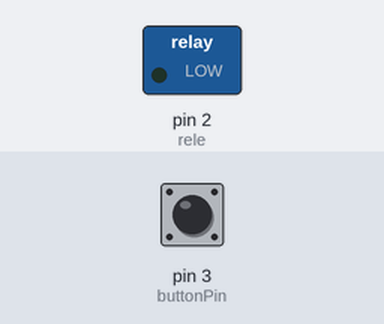
This sketch was run on a simulated Arduino Uno, built with avr-gcc and run on an emulated ATmega328P. Parts: switched loads named in the sketch (green lamp = pin HIGH). The test bench sets the inputs (shaded band); at power-on: pin 3 (buttonPin) LOW.

Above: at 1.2 s.
1.3 s: pin 3 (buttonPin) pulled HIGH for 0.15 s
At 2.6 s:
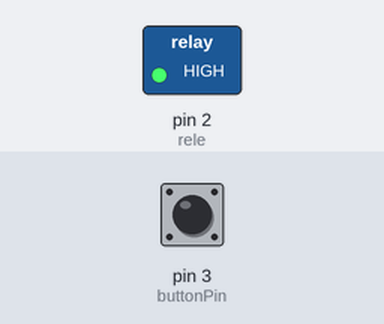
3.0 s: pin 3 (buttonPin) pulled HIGH for 1 s
At 3.8 s:
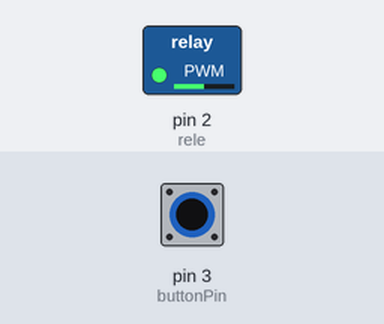
5.5 s: pin 3 (buttonPin) pulled HIGH for 0.15 s
At 6.9 s:
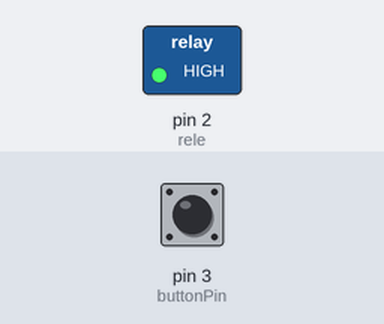
7.2 s: pin 3 (buttonPin) pulled HIGH for 3.2 s
At 8.4 s:
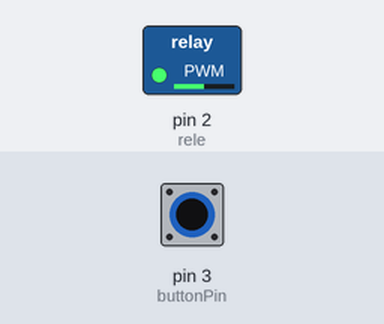
Timing chart, 0 to 11.9 s (numbered marks = the images above; inputs shaded):
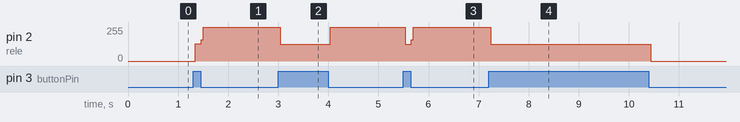

The sketch:

projeto2.ino
```cpp
/*
  Minicurso Eletrônica básica e Arduino
  Universidade Tecnológica Federal do Paraná - UTFPR

  Projeto 2 - Ligar/desligar uma lâmpada

  Felipe Xavier 21/02/2020
*/

int buttonPin = 3;                 // Pino 3 botão
int rele = 2;                      // Pino 2 relé

int buttonState;                   // Estado do botão (ON/OFF)
int releState;                     // Estado do relé (ON/OFF)

void setup()
{
  pinMode(buttonPin, INPUT);       // Define pino botão como entrada
  pinMode(rele, OUTPUT);           // Define pino relé como saída
  releState = LOW;                 // Inicializa relé desligado
  digitalWrite(rele, releState);
}

void loop()
{
  buttonState = digitalRead(buttonPin);

  if(buttonState == HIGH)                  // Se o botão está no nível alto (ON/HIGH) ...
  {
    releState = !releState;                // Liga/desliga o relé
    digitalWrite(rele, releState);         // Aciona o relé
  }
}
```

Measured:
- after the input at 1.3 s, pin 2 (rele): 0/255 → 128/255 at once, → 255/255 0.12 s later
- after the input at 3.0 s, pin 2 (rele): 255/255 → 127/255 at once, → 255/255 1.0 s later
- after the input at 5.5 s, pin 2 (rele): 255/255 → 127/255 at once, → 255/255 0.12 s later
- after the input at 7.2 s, pin 2 (rele): 255/255 → 127/255 at once, → 0/255 3.2 s later
